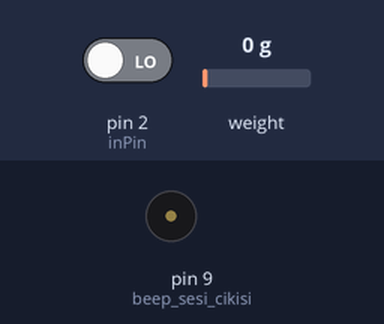
The sketch below on a simulated Arduino Uno, built with avr-gcc and run on an emulated ATmega328P. Parts: buzzer (waves = sounding). The inputs (shaded band) are chosen by the test bench; at power-on: pin 2 (inPin) LOW, weight on the scale 0 g. What the sketch prints to the serial monitor is not drawn.

Above: at 12.4 s.
12.5 s: pin 2 (inPin) driven HIGH
At 22.9 s:
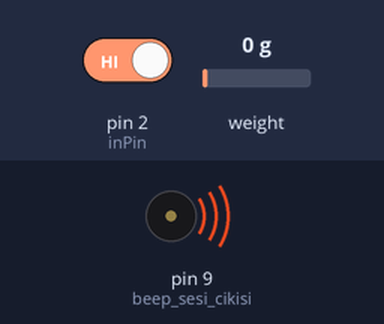
Timing chart, 0 to 24.4 s (numbered marks = the images above; inputs shaded):
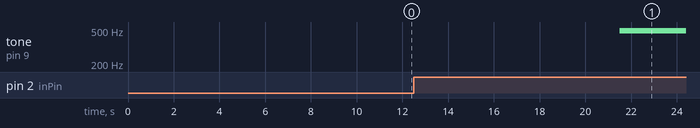

The sketch:

Tart__projesi.ino
```cpp
#define ag_ismi "Elmas iphone6"
#define ag_sifresi "1234567890"
#define IP "184.106.153.149"    //thingspeak.com IP adresi

#include "HX711.h"

HX711 scale;

int inPin = 2; //Button giris input degeri
int val = 0;
float tartiVerisi = 0;
void setup() {

  Serial.begin(115200);
  Serial.println("AT");

  pinMode(inPin, INPUT);// inPin degerinin giris olarak tanımlandigı belirtildi.
  pinMode(9, OUTPUT); //beep sesi cikisi

  delay(3000); //ESP ile iletişim için 3 saniye bekliyoruz.

if(Serial.find("OK")){         //esp modülü ile bağlantıyı kurabilmişsek modül "AT" komutuna "OK" komutu ile geri dönüş yapıyor.
     Serial.println("AT+CWMODE=1"); //esp modülümüzün WiFi modunu STA şekline getiriyoruz. Bu mod ile modülümüz başka ağlara bağlanabilecek.
     delay(2000);
     String baglantiKomutu=String("AT+CWJAP=\"")+ag_ismi+"\",\""+ag_sifresi+"\"";
    Serial.println(baglantiKomutu);
     delay(5000);
 }

  Serial.println("Initializing the scale");
  // parameter "gain" is ommited; the default value 128 is used by the library
  // HX711.DOUT	- pin #A1
  // HX711.PD_SCK	- pin #A0
  scale.begin(A1, A0);
  Serial.println(scale.read());			// print a raw reading from the ADC
  Serial.println(scale.read_average(20));  	// print the average of 20 readings from the ADC
  Serial.println(scale.get_value(5));		// print the average of 5 readings from the ADC minus the tare weight (not set yet)
  Serial.println(scale.get_units(5), 1);	// print the average of 5 readings from the ADC minus tare weight (not set) divided
						// by the SCALE parameter (not set yet)

  scale.set_scale(2280.f);                      // this value is obtained by calibrating the scale with known weights; see the README for details
  scale.tare();				        // reset the scale to 0

  Serial.println(scale.read());                 // print a raw reading from the ADC
  Serial.println(scale.read_average(20));       // print the average of 20 readings from the ADC
  Serial.println(scale.get_value(5));		// print the average of 5 readings from the ADC minus the tare weight, set with tare()
  Serial.println(scale.get_units(5), 1);        // print the average of 5 readings from the ADC minus tare weight, divided
						// by the SCALE parameter set with set_scale

  Serial.println("Readings:");
}

void loop() {
  val = digitalRead(inPin);

  if (val == HIGH) {
    scale.set_scale(2280.f);
     scale.tare();
     beep(200);
  }
  Serial.print("one reading:\t");
  Serial.print(scale.get_units(), 1);
  Serial.print("\t| average:\t");
  Serial.println(scale.get_units(10)/10, 1);
  tartiVerisi = scale.get_units(2)/10, 1 ;
  scale.power_down();			        // put the ADC in sleep mode
  send_data(tartiVerisi);
  delay(1000);
  scale.power_up();
}
void beep(unsigned char delayms){
  analogWrite(9, 20);      // Almost any value can be used except 0 and 255
  delay(delayms);          // wait for a delayms ms
  analogWrite(9, 0);       // 0 turns it off
  delay(delayms);          // wait for a delayms ms
}
void send_data(float data){
 Serial.println(String("AT+CIPSTART=\"TCP\",\"") + IP + "\",80");  //thingspeak sunucusuna bağlanmak için bu kodu kullanıyoruz.
                                                                   //AT+CIPSTART komutu ile sunucuya bağlanmak için sunucudan izin istiyoruz.
                                                                   //TCP burada yapacağımız bağlantı çeşidini gösteriyor. 80 ise bağlanacağımız portu gösteriyor
 delay(1000);
  if(Serial.find("Error")){     //sunucuya bağlanamazsak ESP modülü bize "Error" komutu ile dönüyor.
   Serial.println("AT+CIPSTART Error");
    return;
  }

 String yollanacakkomut = "GET /update?key=E0P82I3TVW0KXPKD&field1=";   // Burada 64T0OS3R1OEAYUML yazan kısım bizim API Key den aldığımız Key. Siz buraya kendi keyinizi yazacaksınız.
 yollanacakkomut += (float(data));                                      // Burada ise sıcaklığımızı float değişkenine atayarak yollanacakkomut değişkenine ekliyoruz.
 yollanacakkomut += "\r\n\r\n";                                             // ESP modülümüz ile seri iletişim kurarken yazdığımız komutların modüle iletilebilmesi için Enter komutu yani
  delay(3000);                                                                                // /r/n komutu kullanmamız gerekiyor.

 Serial.print("AT+CIPSEND=");                    //veri yollayacağımız zaman bu komutu kullanıyoruz. Bu komut ile önce kaç tane karakter yollayacağımızı söylememiz gerekiyor.
 Serial.println(yollanacakkomut.length()+2);       //yollanacakkomut değişkeninin kaç karakterden oluştuğunu .length() ile bulup yazırıyoruz.

 delay(1000);

 if(Serial.find(">")){                           //eğer sunucu ile iletişim sağlayıp komut uzunluğunu gönderebilmişsek ESP modülü bize ">" işareti ile geri dönüyor.
                                                 // arduino da ">" işaretini gördüğü anda sıcaklık verisini esp modülü ile thingspeak sunucusuna yolluyor.
 Serial.print(yollanacakkomut);
 Serial.print("\r\n\r\n");
 }
 else{
 Serial.println("AT+CIPCLOSE");
 }
}
```

Measured:
- after the input at 12.5 s, tone on pin 9 (beep_sesi_cikisi): silent → 490 Hz after 9.0 s
